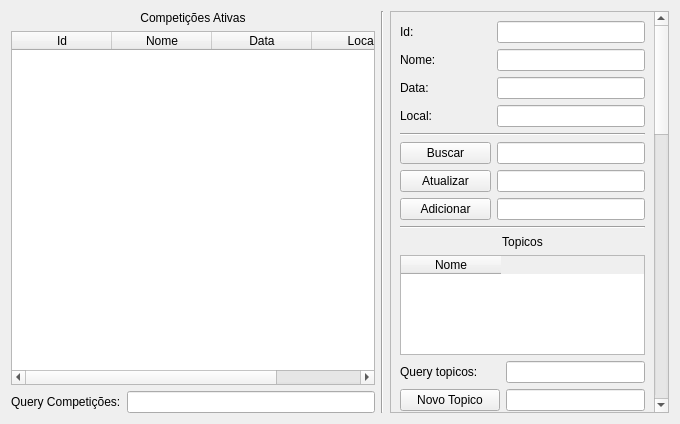
<?xml version="1.0" encoding="UTF-8"?>
<ui version="4.0">
 <class>EditarCompeticoes</class>
 <widget class="QDialog" name="EditarCompeticoes">
  <property name="geometry">
   <rect>
    <x>0</x>
    <y>0</y>
    <width>680</width>
    <height>424</height>
   </rect>
  </property>
  <property name="windowTitle">
   <string>Dialog</string>
  </property>
  <layout class="QGridLayout" name="gridLayout_2">
   <item row="2" column="0">
    <widget class="QLabel" name="label_12">
     <property name="text">
      <string>Query Competições:</string>
     </property>
    </widget>
   </item>
   <item row="0" column="0" colspan="2">
    <widget class="QLabel" name="label_11">
     <property name="text">
      <string>Competições Ativas</string>
     </property>
     <property name="alignment">
      <set>Qt::AlignCenter</set>
     </property>
    </widget>
   </item>
   <item row="0" column="2" rowspan="3">
    <widget class="Line" name="line_2">
     <property name="orientation">
      <enum>Qt::Vertical</enum>
     </property>
    </widget>
   </item>
   <item row="2" column="1">
    <widget class="QLineEdit" name="etCompeticoes"/>
   </item>
   <item row="1" column="0" colspan="2">
    <widget class="QTableWidget" name="competicoesTable">
     <column>
      <property name="text">
       <string>Id</string>
      </property>
     </column>
     <column>
      <property name="text">
       <string>Nome</string>
      </property>
     </column>
     <column>
      <property name="text">
       <string>Data</string>
      </property>
     </column>
     <column>
      <property name="text">
       <string>Local</string>
      </property>
     </column>
    </widget>
   </item>
   <item row="0" column="3" rowspan="3">
    <widget class="QScrollArea" name="scrollArea">
     <property name="widgetResizable">
      <bool>true</bool>
     </property>
     <widget class="QWidget" name="scrollAreaWidgetContents">
      <property name="geometry">
       <rect>
        <x>0</x>
        <y>-1037</y>
        <width>278</width>
        <height>1441</height>
       </rect>
      </property>
      <layout class="QGridLayout" name="gridLayout">
       <item row="17" column="2">
        <widget class="QLineEdit" name="etFases"/>
       </item>
       <item row="11" column="0" colspan="3">
        <widget class="QTableWidget" name="topicosTable">
         <property name="minimumSize">
          <size>
           <width>0</width>
           <height>100</height>
          </size>
         </property>
         <column>
          <property name="text">
           <string>Nome</string>
          </property>
         </column>
        </widget>
       </item>
       <item row="37" column="0" colspan="2">
        <widget class="QPushButton" name="pushButton">
         <property name="text">
          <string>Resolve</string>
         </property>
        </widget>
       </item>
       <item row="4" column="0">
        <widget class="QLabel" name="label_7">
         <property name="text">
          <string>Local:</string>
         </property>
        </widget>
       </item>
       <item row="0" column="1" colspan="2">
        <widget class="QLineEdit" name="etId"/>
       </item>
       <item row="22" column="2">
        <widget class="QLineEdit" name="etProvas"/>
       </item>
       <item row="9" column="0" colspan="3">
        <widget class="Line" name="line_4">
         <property name="orientation">
          <enum>Qt::Horizontal</enum>
         </property>
        </widget>
       </item>
       <item row="26" column="0" colspan="3">
        <widget class="Line" name="line">
         <property name="orientation">
          <enum>Qt::Horizontal</enum>
         </property>
        </widget>
       </item>
       <item row="14" column="0" colspan="3">
        <widget class="Line" name="line_3">
         <property name="orientation">
          <enum>Qt::Horizontal</enum>
         </property>
        </widget>
       </item>
       <item row="31" column="2">
        <widget class="QLineEdit" name="etNovoCandidato"/>
       </item>
       <item row="8" column="1" colspan="2">
        <widget class="QLineEdit" name="etAdicionar"/>
       </item>
       <item row="25" column="2">
        <widget class="QLineEdit" name="etAddMonta"/>
       </item>
       <item row="8" column="0">
        <widget class="QPushButton" name="btAdicionar">
         <property name="text">
          <string>Adicionar</string>
         </property>
        </widget>
       </item>
       <item row="33" column="0" colspan="3">
        <widget class="QLabel" name="label_14">
         <property name="text">
          <string>Questões</string>
         </property>
         <property name="alignment">
          <set>Qt::AlignCenter</set>
         </property>
        </widget>
       </item>
       <item row="5" column="0" colspan="3">
        <widget class="Line" name="line_5">
         <property name="orientation">
          <enum>Qt::Horizontal</enum>
         </property>
        </widget>
       </item>
       <item row="35" column="0">
        <widget class="QLabel" name="label_16">
         <property name="text">
          <string>Query Questoes:</string>
         </property>
        </widget>
       </item>
       <item row="4" column="1" colspan="2">
        <widget class="QLineEdit" name="etLocal"/>
       </item>
       <item row="25" column="0">
        <widget class="QLabel" name="label_18">
         <property name="text">
          <string>Add em Monta:</string>
         </property>
        </widget>
       </item>
       <item row="6" column="1" colspan="2">
        <widget class="QLineEdit" name="etBuscar"/>
       </item>
       <item row="2" column="0">
        <widget class="QLabel" name="label_5">
         <property name="text">
          <string>Nome:</string>
         </property>
        </widget>
       </item>
       <item row="28" column="0" colspan="3">
        <widget class="QLabel" name="label_3">
         <property name="text">
          <string>Participantes</string>
         </property>
         <property name="alignment">
          <set>Qt::AlignCenter</set>
         </property>
        </widget>
       </item>
       <item row="3" column="1" colspan="2">
        <widget class="QLineEdit" name="etData"/>
       </item>
       <item row="22" column="0">
        <widget class="QLabel" name="label_15">
         <property name="text">
          <string>Query Provas:</string>
         </property>
        </widget>
       </item>
       <item row="19" column="0" colspan="3">
        <widget class="Line" name="line_6">
         <property name="orientation">
          <enum>Qt::Horizontal</enum>
         </property>
        </widget>
       </item>
       <item row="18" column="2">
        <widget class="QLineEdit" name="etNovaFase"/>
       </item>
       <item row="29" column="0" colspan="3">
        <widget class="QTableWidget" name="candidatosTable">
         <property name="minimumSize">
          <size>
           <width>0</width>
           <height>130</height>
          </size>
         </property>
         <column>
          <property name="text">
           <string>Cpf</string>
          </property>
         </column>
         <column>
          <property name="text">
           <string>Ranking</string>
          </property>
         </column>
        </widget>
       </item>
       <item row="21" column="0" colspan="3">
        <widget class="QTableWidget" name="provasTable">
         <property name="minimumSize">
          <size>
           <width>0</width>
           <height>140</height>
          </size>
         </property>
         <column>
          <property name="text">
           <string>Id</string>
          </property>
         </column>
         <column>
          <property name="text">
           <string>Versao</string>
          </property>
         </column>
         <column>
          <property name="text">
           <string>Id_Fase</string>
          </property>
         </column>
         <column>
          <property name="text">
           <string>Cpf</string>
          </property>
         </column>
         <column>
          <property name="text">
           <string>Data</string>
          </property>
         </column>
        </widget>
       </item>
       <item row="24" column="2">
        <widget class="QLineEdit" name="etAddProva"/>
       </item>
       <item row="12" column="2">
        <widget class="QLineEdit" name="etTopicos"/>
       </item>
       <item row="35" column="2">
        <widget class="QLineEdit" name="etQuestoes"/>
       </item>
       <item row="6" column="0">
        <widget class="QPushButton" name="btBuscar">
         <property name="text">
          <string>Buscar</string>
         </property>
        </widget>
       </item>
       <item row="3" column="0">
        <widget class="QLabel" name="label_6">
         <property name="text">
          <string>Data:</string>
         </property>
        </widget>
       </item>
       <item row="0" column="0">
        <widget class="QLabel" name="label_4">
         <property name="text">
          <string>Id:</string>
         </property>
        </widget>
       </item>
       <item row="23" column="0" colspan="3">
        <widget class="QPushButton" name="btMontaProva">
         <property name="text">
          <string>Montar Prova</string>
         </property>
        </widget>
       </item>
       <item row="13" column="0" colspan="2">
        <widget class="QPushButton" name="btNovoTopico">
         <property name="text">
          <string>Novo Topico</string>
         </property>
        </widget>
       </item>
       <item row="12" column="0" colspan="2">
        <widget class="QLabel" name="label_8">
         <property name="text">
          <string>Query topicos:</string>
         </property>
        </widget>
       </item>
       <item row="31" column="0" colspan="2">
        <widget class="QPushButton" name="btNovoCandidato">
         <property name="text">
          <string>Novo Candidato</string>
         </property>
        </widget>
       </item>
       <item row="16" column="0" colspan="3">
        <widget class="QTableWidget" name="fasesTable">
         <property name="minimumSize">
          <size>
           <width>0</width>
           <height>100</height>
          </size>
         </property>
         <column>
          <property name="text">
           <string>Id</string>
          </property>
         </column>
         <column>
          <property name="text">
           <string>Numero Aprovados</string>
          </property>
         </column>
        </widget>
       </item>
       <item row="10" column="0" colspan="3">
        <widget class="QLabel" name="label">
         <property name="text">
          <string>Topicos</string>
         </property>
         <property name="alignment">
          <set>Qt::AlignCenter</set>
         </property>
        </widget>
       </item>
       <item row="32" column="0" colspan="3">
        <widget class="Line" name="line_7">
         <property name="orientation">
          <enum>Qt::Horizontal</enum>
         </property>
        </widget>
       </item>
       <item row="2" column="1" colspan="2">
        <widget class="QLineEdit" name="etNome"/>
       </item>
       <item row="24" column="0">
        <widget class="QLabel" name="label_17">
         <property name="text">
          <string>Add em Prova:</string>
         </property>
        </widget>
       </item>
       <item row="30" column="0" colspan="2">
        <widget class="QLabel" name="label_10">
         <property name="text">
          <string>Query Candidatos:</string>
         </property>
        </widget>
       </item>
       <item row="17" column="0">
        <widget class="QLabel" name="label_9">
         <property name="text">
          <string>Query fases:</string>
         </property>
        </widget>
       </item>
       <item row="34" column="0" colspan="3">
        <widget class="QTableWidget" name="questoesTable">
         <property name="minimumSize">
          <size>
           <width>0</width>
           <height>140</height>
          </size>
         </property>
         <column>
          <property name="text">
           <string>IdQuestao</string>
          </property>
         </column>
         <column>
          <property name="text">
           <string>IdProva</string>
          </property>
         </column>
         <column>
          <property name="text">
           <string>VersaoProva</string>
          </property>
         </column>
         <column>
          <property name="text">
           <string>IdFase</string>
          </property>
         </column>
        </widget>
       </item>
       <item row="37" column="2">
        <widget class="QLineEdit" name="etResolve"/>
       </item>
       <item row="30" column="2">
        <widget class="QLineEdit" name="etCandidatos"/>
       </item>
       <item row="20" column="0" colspan="3">
        <widget class="QLabel" name="label_13">
         <property name="text">
          <string>Provas</string>
         </property>
         <property name="alignment">
          <set>Qt::AlignCenter</set>
         </property>
        </widget>
       </item>
       <item row="18" column="0" colspan="2">
        <widget class="QPushButton" name="btNovaFase">
         <property name="text">
          <string>Nova Fase</string>
         </property>
        </widget>
       </item>
       <item row="7" column="1" colspan="2">
        <widget class="QLineEdit" name="etAtualizar"/>
       </item>
       <item row="15" column="0" colspan="3">
        <widget class="QLabel" name="label_2">
         <property name="text">
          <string>Fases</string>
         </property>
         <property name="alignment">
          <set>Qt::AlignCenter</set>
         </property>
        </widget>
       </item>
       <item row="7" column="0">
        <widget class="QPushButton" name="btAtualizar">
         <property name="text">
          <string>Atualizar</string>
         </property>
        </widget>
       </item>
       <item row="13" column="2">
        <widget class="QLineEdit" name="etNovoTopico"/>
       </item>
       <item row="36" column="2">
        <widget class="QLineEdit" name="etAddQuestao"/>
       </item>
       <item row="36" column="0" colspan="2">
        <widget class="QPushButton" name="pushButton_2">
         <property name="text">
          <string>Add Questão</string>
         </property>
        </widget>
       </item>
      </layout>
     </widget>
    </widget>
   </item>
  </layout>
 </widget>
 <resources/>
 <connections>
  <connection>
   <sender>btBuscar</sender>
   <signal>clicked()</signal>
   <receiver>EditarCompeticoes</receiver>
   <slot>buscar()</slot>
   <hints>
    <hint type="sourcelabel">
     <x>501</x>
     <y>-885</y>
    </hint>
    <hint type="destinationlabel">
     <x>727</x>
     <y>141</y>
    </hint>
   </hints>
  </connection>
  <connection>
   <sender>btAtualizar</sender>
   <signal>clicked()</signal>
   <receiver>EditarCompeticoes</receiver>
   <slot>atualizar()</slot>
   <hints>
    <hint type="sourcelabel">
     <x>501</x>
     <y>-854</y>
    </hint>
    <hint type="destinationlabel">
     <x>721</x>
     <y>171</y>
    </hint>
   </hints>
  </connection>
  <connection>
   <sender>btAdicionar</sender>
   <signal>clicked()</signal>
   <receiver>EditarCompeticoes</receiver>
   <slot>adicionar()</slot>
   <hints>
    <hint type="sourcelabel">
     <x>501</x>
     <y>-823</y>
    </hint>
    <hint type="destinationlabel">
     <x>726</x>
     <y>206</y>
    </hint>
   </hints>
  </connection>
  <connection>
   <sender>btNovoCandidato</sender>
   <signal>clicked()</signal>
   <receiver>EditarCompeticoes</receiver>
   <slot>novoCandidato()</slot>
   <hints>
    <hint type="sourcelabel">
     <x>512</x>
     <y>109</y>
    </hint>
    <hint type="destinationlabel">
     <x>706</x>
     <y>367</y>
    </hint>
   </hints>
  </connection>
  <connection>
   <sender>btNovaFase</sender>
   <signal>clicked()</signal>
   <receiver>EditarCompeticoes</receiver>
   <slot>novaFase()</slot>
   <hints>
    <hint type="sourcelabel">
     <x>512</x>
     <y>-423</y>
    </hint>
    <hint type="destinationlabel">
     <x>698</x>
     <y>205</y>
    </hint>
   </hints>
  </connection>
  <connection>
   <sender>btNovoTopico</sender>
   <signal>clicked()</signal>
   <receiver>EditarCompeticoes</receiver>
   <slot>novoTopico()</slot>
   <hints>
    <hint type="sourcelabel">
     <x>512</x>
     <y>-623</y>
    </hint>
    <hint type="destinationlabel">
     <x>719</x>
     <y>164</y>
    </hint>
   </hints>
  </connection>
  <connection>
   <sender>btMontaProva</sender>
   <signal>clicked()</signal>
   <receiver>EditarCompeticoes</receiver>
   <slot>montaProva()</slot>
   <hints>
    <hint type="sourcelabel">
     <x>646</x>
     <y>-183</y>
    </hint>
    <hint type="destinationlabel">
     <x>771</x>
     <y>175</y>
    </hint>
   </hints>
  </connection>
  <connection>
   <sender>pushButton_2</sender>
   <signal>clicked()</signal>
   <receiver>EditarCompeticoes</receiver>
   <slot>novaQuestao()</slot>
   <hints>
    <hint type="sourcelabel">
     <x>496</x>
     <y>349</y>
    </hint>
    <hint type="destinationlabel">
     <x>699</x>
     <y>313</y>
    </hint>
   </hints>
  </connection>
  <connection>
   <sender>pushButton</sender>
   <signal>clicked()</signal>
   <receiver>EditarCompeticoes</receiver>
   <slot>resolve()</slot>
   <hints>
    <hint type="sourcelabel">
     <x>465</x>
     <y>386</y>
    </hint>
    <hint type="destinationlabel">
     <x>710</x>
     <y>354</y>
    </hint>
   </hints>
  </connection>
 </connections>
 <slots>
  <slot>buscar()</slot>
  <slot>adicionar()</slot>
  <slot>atualizar()</slot>
  <slot>novoCandidato()</slot>
  <slot>novaFase()</slot>
  <slot>novoTopico()</slot>
  <slot>montaProva()</slot>
  <slot>novaQuestao()</slot>
  <slot>resolve()</slot>
 </slots>
</ui>
